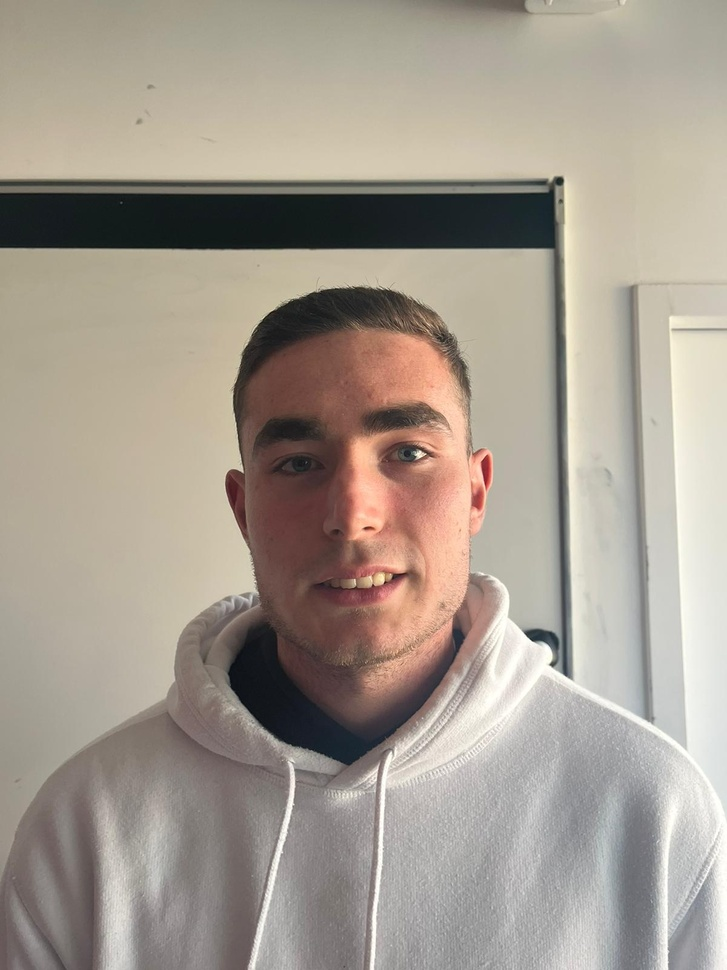
#> input picture face_recognition2/img_test.jpeg, 727 x 970 px, shrunk from 1200 x 1600 before the run
$ jupyter execute face_detection.ipynb
#> lines starting #> are read from the running program, lines starting #| are printed output that depends on the picture
[cell 1]
import cv2

[cell 2]
face_cascade = cv2.CascadeClassifier('haarcascade_frontalface_default.xml')

[cell 3]
img = cv2.imread('img_test.jpeg')
#> img is the input picture: shape (970, 727, 3); mean B, G, R 144, 155.1, 164.5

[cell 4]
faces = face_cascade.detectMultiScale(img, 1.1, 4)
#> faces = [[350, 376, 112, 112], [193, 329, 323, 323]]

[cell 5]
for (x, y, w, h) in faces :
    cv2.rectangle(img, (x, y), (x+w, y+h), (255, 0, 0), 2)
    cv2.imwrite("face_detected.png", img)
#> this loop made 2 passes
#> pass 1, `cv2.imwrite("face_detected.png", img)`:
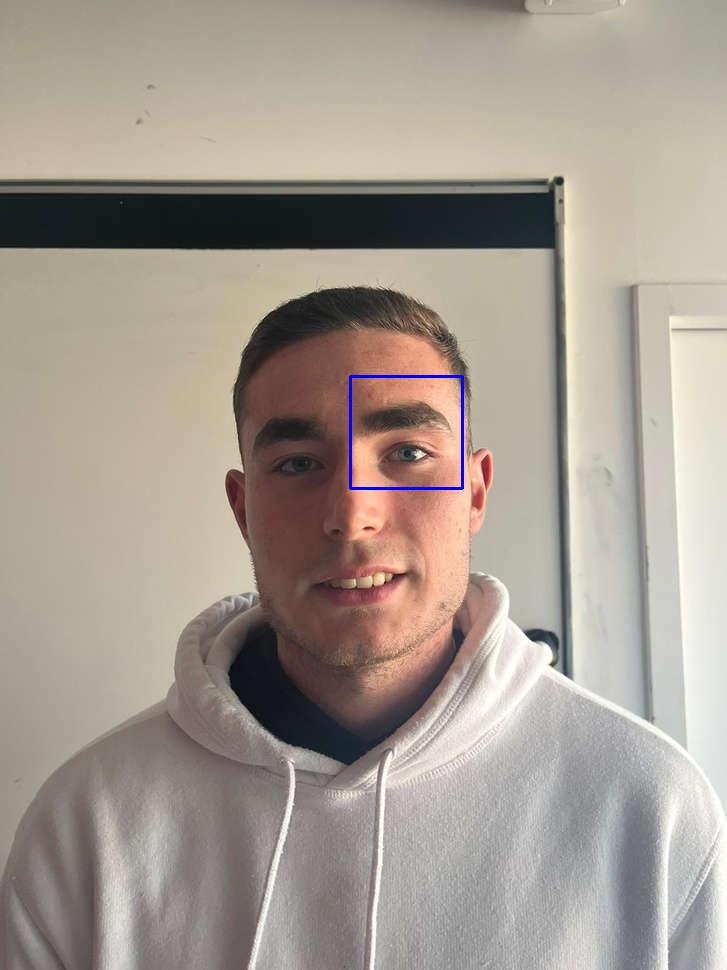
#> saved as face_detected.png: shape (970, 727, 3); mean B, G, R 144.2, 154.8, 164.1
#> pass 2, `cv2.imwrite("face_detected.png", img)`:
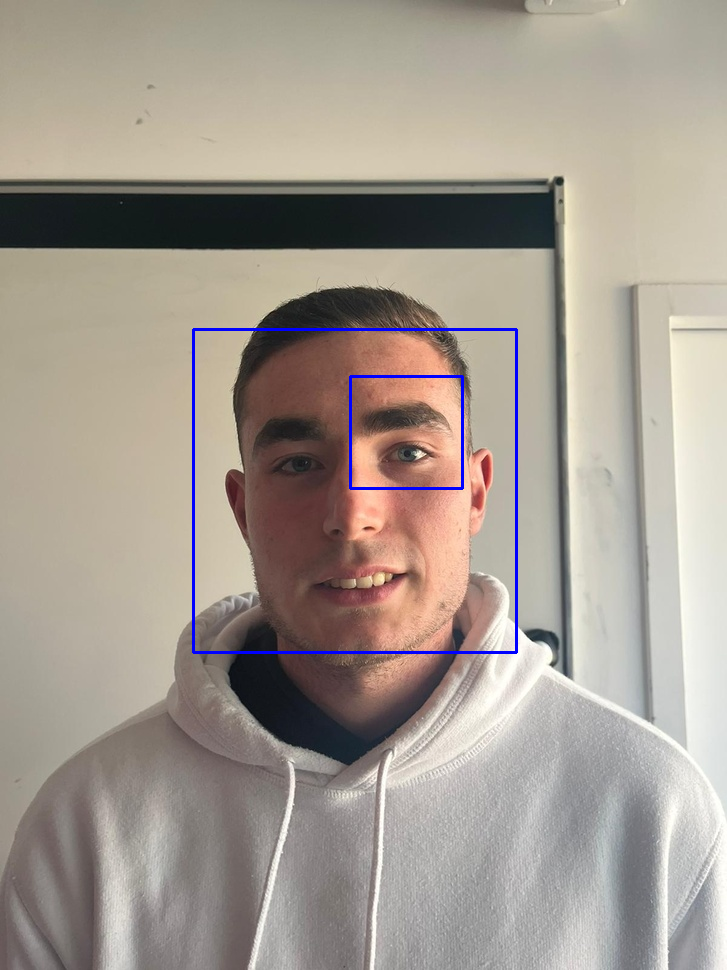
#> saved as face_detected.png: shape (970, 727, 3); mean B, G, R 144.9, 154, 163.3
print('Enregistré avec succès')
